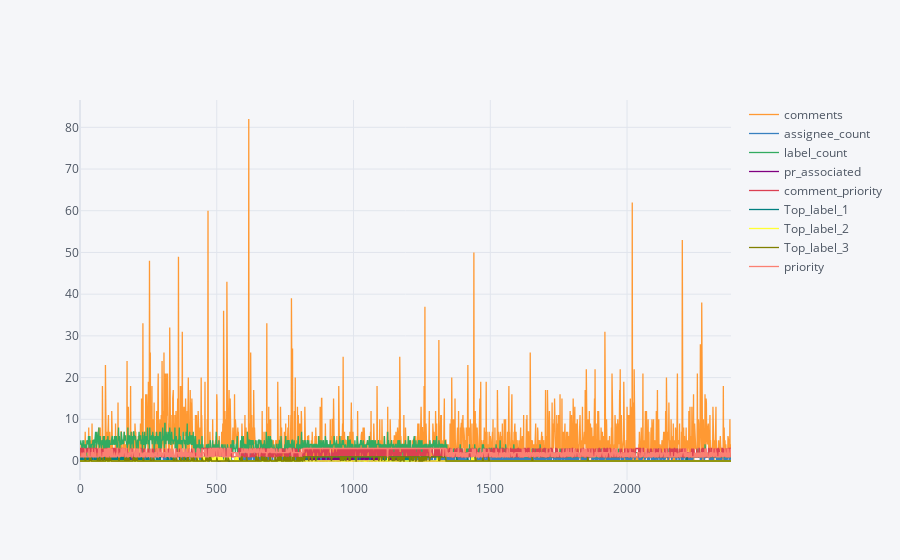

Notebook code for this chart:
### Code cell
df.iplot()

### Figure 1 — Plotly figure (JSON) as saved in the notebook; plotly's stock layout.template omitted (floating-point values rounded to 4 significant figures; data arrays with more than 128 entries replaced by an {"elided": "..."} marker saying what was removed)
{"data": [{"line": {"color": "rgba(255, 153, 51, 1.0)", "dash": "solid", "shape": "linear", "width": 1.3}, "mode": "lines", "name": "comments", "text": "", "type": "scatter", "x": {"elided": "2381 int values"}, "y": {"elided": "2381 int values"}}, {"line": {"color": "rgba(55, 128, 191, 1.0)", "dash": "solid", "shape": "linear", "width": 1.3}, "mode": "lines", "name": "assignee_count", "text": "", "type": "scatter", "x": {"elided": "2381 int values"}, "y": {"elided": "2381 int values"}}, {"line": {"color": "rgba(50, 171, 96, 1.0)", "dash": "solid", "shape": "linear", "width": 1.3}, "mode": "lines", "name": "label_count", "text": "", "type": "scatter", "x": {"elided": "2381 int values"}, "y": {"elided": "2381 int values"}}, {"line": {"color": "rgba(128, 0, 128, 1.0)", "dash": "solid", "shape": "linear", "width": 1.3}, "mode": "lines", "name": "pr_associated", "text": "", "type": "scatter", "x": {"elided": "2381 int values"}, "y": {"elided": "2381 int values"}}, {"line": {"color": "rgba(219, 64, 82, 1.0)", "dash": "solid", "shape": "linear", "width": 1.3}, "mode": "lines", "name": "comment_priority", "text": "", "type": "scatter", "x": {"elided": "2381 int values"}, "y": {"elided": "2381 int values"}}, {"line": {"color": "rgba(0, 128, 128, 1.0)", "dash": "solid", "shape": "linear", "width": 1.3}, "mode": "lines", "name": "Top_label_1", "text": "", "type": "scatter", "x": {"elided": "2381 int values"}, "y": {"elided": "2381 int values"}}, {"line": {"color": "rgba(255, 255, 51, 1.0)", "dash": "solid", "shape": "linear", "width": 1.3}, "mode": "lines", "name": "Top_label_2", "text": "", "type": "scatter", "x": {"elided": "2381 int values"}, "y": {"elided": "2381 int values"}}, {"line": {"color": "rgba(128, 128, 0, 1.0)", "dash": "solid", "shape": "linear", "width": 1.3}, "mode": "lines", "name": "Top_label_3", "text": "", "type": "scatter", "x": {"elided": "2381 int values"}, "y": {"elided": "2381 int values"}}, {"line": {"color": "rgba(251, 128, 114, 1.0)", "dash": "solid", "shape": "linear", "width": 1.3}, "mode": "lines", "name": "priority", "text": "", "type": "scatter", "x": {"elided": "2381 int values"}, "y": {"elided": "2381 int values"}}], "layout": {"legend": {"bgcolor": "#F5F6F9", "font": {"color": "#4D5663"}}, "paper_bgcolor": "#F5F6F9", "plot_bgcolor": "#F5F6F9", "title": {"font": {"color": "#4D5663"}}, "xaxis": {"gridcolor": "#E1E5ED", "showgrid": true, "tickfont": {"color": "#4D5663"}, "title": {"font": {"color": "#4D5663"}, "text": ""}, "zerolinecolor": "#E1E5ED"}, "yaxis": {"gridcolor": "#E1E5ED", "showgrid": true, "tickfont": {"color": "#4D5663"}, "title": {"font": {"color": "#4D5663"}, "text": ""}, "zerolinecolor": "#E1E5ED"}}}
